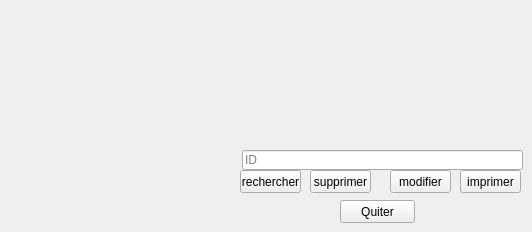
          <widget class="QWidget" name="tab_31">
           <attribute name="title">
            <string>main</string>
           </attribute>
           <widget class="QPushButton" name="rechercherp">
            <property name="geometry">
             <rect>
              <x>240</x>
              <y>170</y>
              <width>61</width>
              <height>23</height>
             </rect>
            </property>
            <property name="text">
             <string>rechercher</string>
            </property>
           </widget>
           <widget class="QPushButton" name="supprimerp">
            <property name="geometry">
             <rect>
              <x>310</x>
              <y>170</y>
              <width>61</width>
              <height>23</height>
             </rect>
            </property>
            <property name="text">
             <string>supprimer</string>
            </property>
           </widget>
           <widget class="QPushButton" name="modifierp">
            <property name="geometry">
             <rect>
              <x>390</x>
              <y>170</y>
              <width>61</width>
              <height>23</height>
             </rect>
            </property>
            <property name="text">
             <string>modifier</string>
            </property>
           </widget>
           <widget class="QPushButton" name="imprimerp">
            <property name="geometry">
             <rect>
              <x>460</x>
              <y>170</y>
              <width>61</width>
              <height>23</height>
             </rect>
            </property>
            <property name="text">
             <string>imprimer</string>
            </property>
           </widget>
           <widget class="QPushButton" name="quiter_3">
            <property name="geometry">
             <rect>
              <x>340</x>
              <y>200</y>
              <width>75</width>
              <height>23</height>
             </rect>
            </property>
            <property name="text">
             <string>Quiter</string>
            </property>
           </widget>
           <widget class="QLineEdit" name="ID_5">
            <property name="geometry">
             <rect>
              <x>242</x>
              <y>150</y>
              <width>281</width>
              <height>20</height>
             </rect>
            </property>
            <property name="placeholderText">
             <string>ID</string>
            </property>
           </widget>
          </widget>
